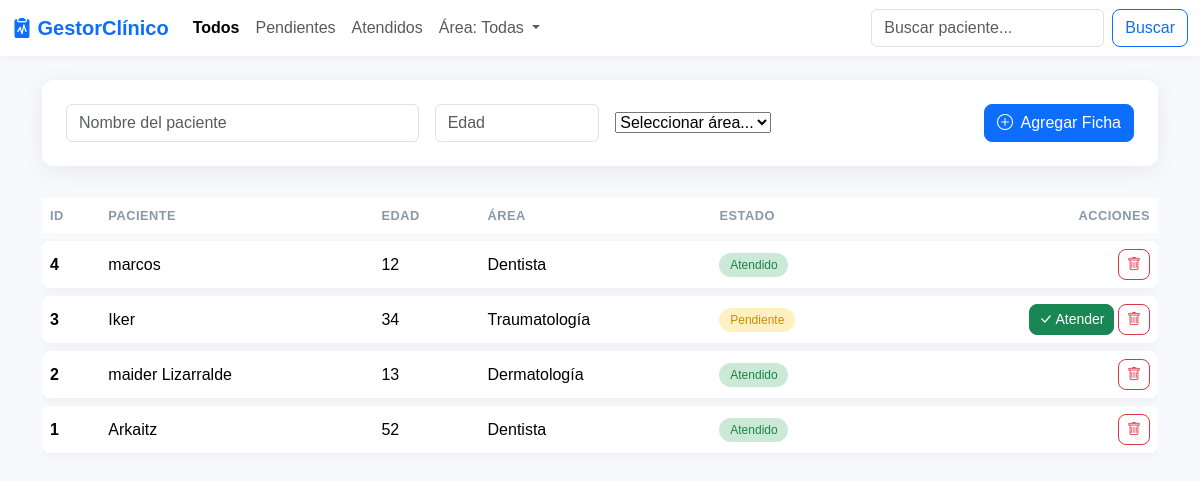
Before: / with the older database file.
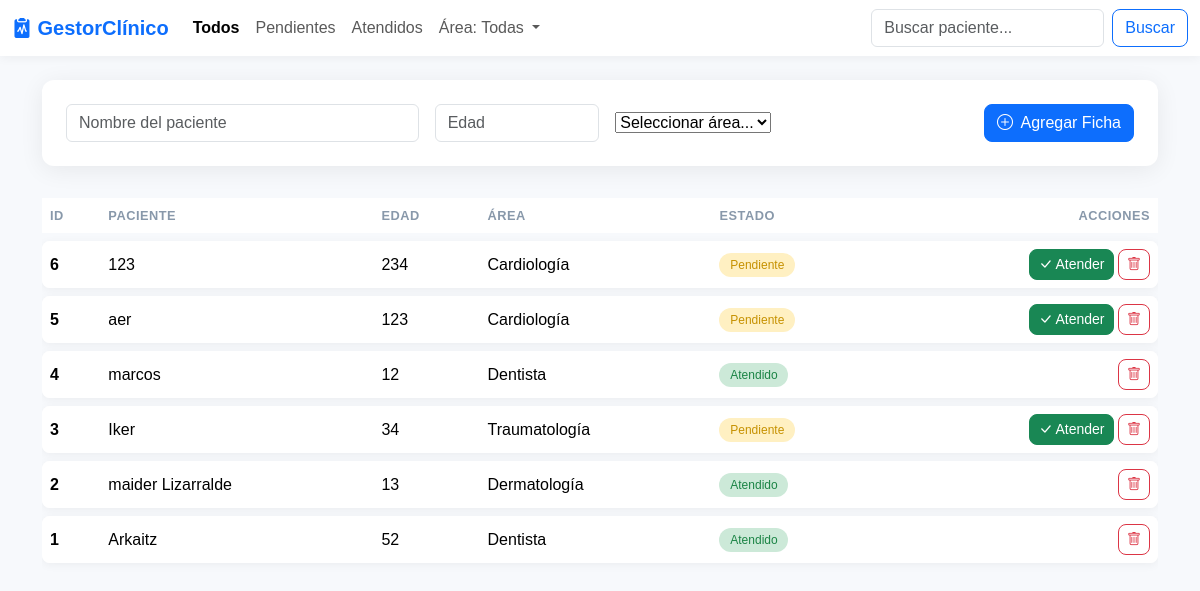
After: the same page with the newer database file.
### tables this page shows
CREATE TABLE pacientes (
            id INTEGER PRIMARY KEY AUTOINCREMENT,
            nombre TEXT NOT NULL,
            edad INTEGER,
            estado TEXT NOT NULL DEFAULT 'Pendiente',
            area_id INTEGER,
            FOREIGN KEY (area_id) REFERENCES areas (id)
        );

CREATE TABLE areas (
            id INTEGER PRIMARY KEY AUTOINCREMENT,
            nombre TEXT NOT NULL UNIQUE
        );

### app.py (the view, shortened to what this page needs)
@app.route('/', methods=['GET', 'POST'])
def index():
    mensaje_error = None  # Esto va a guardar el mensaje si hay algún error
    estado_filtro = request.args.get('estado', 'Todas')
    area_filtro = request.args.get('area', 'Todas')
    nombre_busqueda = request.args.get('busqueda', '')
    pacientes = database.get_pacientes(estado_filtro, area_filtro, nombre_busqueda)
    areas = database.get_areas()
    return render_template('index.html',
                           pacientes=pacientes,
                           areas=areas,
                           estado_actual=estado_filtro,
                           area_actual=area_filtro,
                           busqueda_actual=nombre_busqueda,
                           mensaje_error=mensaje_error)  # Pasamos el mensaje a la plantilla

### database.py (called while the page is built)
def get_db():
    conn = sqlite3.connect(DATABASE)
    conn.row_factory = sqlite3.Row  # Esto permite acceder a los datos como si fueran diccionarios
    return conn

def get_areas():
    db = get_db()
    cursor = db.cursor()
    cursor.execute("SELECT id, nombre FROM areas ORDER BY nombre")
    areas = cursor.fetchall()  # Trae todos los resultados
    db.close()
    return areas

### templates/index.html (shortened to what this page needs)
<!DOCTYPE html>
<html lang="es">
<head>
    <link href="https://cdn.jsdelivr.net/npm/bootstrap@5.3.3/dist/css/bootstrap.min.css" rel="stylesheet">
    <link rel="stylesheet" href="https://cdn.jsdelivr.net/npm/bootstrap-icons@1.11.3/font/bootstrap-icons.min.css">
    <link href="https://cdn.jsdelivr.net/npm/tom-select@2.3.1/dist/css/tom-select.bootstrap5.css" rel="stylesheet">
    <link rel="stylesheet" href="../static/css/style.css">
</head>
<body>
    <nav class="navbar navbar-expand-lg sticky-top">
        <div class="container-fluid">
            <a class="navbar-brand" href="{{ url_for('index') }}">
                <i class="bi bi-clipboard2-pulse-fill"></i> GestorClínico
            </a>
            <div class="collapse navbar-collapse">
                <ul class="navbar-nav me-auto mb-2 mb-lg-0">
                    <li class="nav-item">
                        <a class="nav-link {% if estado_actual == 'Todas' and area_actual == 'Todas' and not busqueda_actual %}active fw-bold{% endif %}" href="{{ url_for('index') }}">Todos</a>
                    </li>
                    <li class="nav-item">
                        <a class="nav-link {% if estado_actual == 'Pendiente' %}active fw-bold{% endif %}" href="{{ url_for('index', estado='Pendiente', area=area_actual) }}">Pendientes</a>
                    </li>
                    <li class="nav-item">
                        <a class="nav-link {% if estado_actual == 'Atendido' %}active fw-bold{% endif %}" href="{{ url_for('index', estado='Atendido', area=area_actual) }}">Atendidos</a>
                    </li>
                    <li class="nav-item dropdown">
                        <a class="nav-link dropdown-toggle {% if area_actual != 'Todas' %}active fw-bold{% endif %}" href="#" role="button" data-bs-toggle="dropdown">
                            Área: {{ area_actual }}
                        </a>
                    </li>
                </ul>
                <form action="{{ url_for('index') }}" method="GET" class="d-flex" role="search">
                    <input class="form-control me-2" type="search" name="busqueda" placeholder="Buscar paciente..." value="{{ busqueda_actual }}">
                    <button class="btn btn-outline-primary" type="submit">Buscar</button>
                </form>
            </div>
        </div>
    </nav>
    <div class="container mt-4">
        <div class="card mb-4">
            <div class="card-body p-4">
                <form action="{{ url_for('index') }}" method="POST" class="row g-3 align-items-center">
                    <div class="col-md">
                        <input type="text" name="nombre" class="form-control" placeholder="Nombre del paciente" required>
                    </div>
                    <div class="col-md-2">
                        <input type="number" name="edad" class="form-control" placeholder="Edad" required min="0" max="120">
                    </div>
                    <div class="col-md">
                        <select id="select-area" name="area_id" placeholder="Seleccionar área..." required>
                            <option value="">Seleccionar área...</option>
                        </select>
                    </div>
                    <div class="col-md-auto">
                        <button type="submit" class="btn btn-primary w-100">
                            <i class="bi bi-plus-circle me-1"></i> Agregar Ficha
                        </button>
                    </div>
                </form>
            </div>
        </div>
        <div class="table-responsive">
            <table class="table">
                <thead>
                    <tr>
                        <th>ID</th>
                        <th>Paciente</th>
                        <th>Edad</th>
                        <th>Área</th>
                        <th>Estado</th>
                        <th class="text-end">Acciones</th>
                    </tr>
                </thead>
                <tbody>
                    {% for paciente in pacientes %}
                    <tr>
                        <td><span class="fw-bold">{{ paciente.id }}</span></td>
                        <td>{{ paciente.nombre }}</td>
                        <td>{{ paciente.edad }}</td>
                        <td>{{ paciente.area }}</td>
                        <td>
                            {% if paciente.estado == 'Pendiente' %}
                                <span class="badge rounded-pill bg-warning">{{ paciente.estado }}</span>
                            {% else %}
                                <span class="badge rounded-pill bg-success">{{ paciente.estado }}</span>
                            {% endif %}
                        </td>
                        <td class="text-end">
                            {% if paciente.estado == 'Pendiente' %}
                            <a href="{{ url_for('atender', id=paciente.id) }}" class="btn btn-success btn-sm">
                                <i class="bi bi-check-lg"></i> Atender
                            </a>
                            {% endif %}
                            <a href="{{ url_for('eliminar', id=paciente.id) }}" class="btn btn-outline-danger btn-sm" onclick="return confirm('¿Estás seguro?')">
                                <i class="bi bi-trash"></i>
                            </a>
                        </td>
                    </tr>
                    {% endfor %}
                </tbody>
            </table>
        </div>
    </div>
</body>
</html>

### static/css/style.css (style rules this page uses)
:root { --primary-color: #0d6efd; --light-gray: #f7f9fc; --border-color: #e9ecef; --text-color: #495057; }
body { background-color: var(--light-gray); font-family: "Poppins", sans-serif; color: var(--text-color); }
.navbar { background-color: #ffffff; box-shadow: 0 2px 10px rgba(0, 0, 0, 0.05); }
.navbar-brand { font-weight: 600; color: var(--primary-color) !important; }
.card { border: none; border-radius: 12px; box-shadow: 0 4px 25px rgba(0, 0, 0, 0.07); }
.table { border-collapse: separate; border-spacing: 0 8px; }
.table thead th { border: none; text-transform: uppercase; font-size: 0.8rem; font-weight: 600; letter-spacing: 0.5px; color: #8898aa; }
.table tbody tr { background-color: #ffffff; border-radius: 8px; box-shadow: 0 2px 10px rgba(0, 0, 0, 0.05); transition: transform 0.2s ease, box-shadow 0.2s ease; }
.table td, .table th { border: none; vertical-align: middle; }
.table tbody td:first-child { border-top-left-radius: 8px; border-bottom-left-radius: 8px; }
.table tbody td:last-child { border-top-right-radius: 8px; border-bottom-right-radius: 8px; }
.badge { font-weight: 500; padding: 0.5em 0.9em; }
.badge.bg-warning { background-color: #fff0c2 !important; color: #c69100 !important; }
.badge.bg-success { background-color: #cce9d8 !important; color: #1b8445 !important; }
.btn { border-radius: 8px; font-weight: 500; transition: all 0.2s ease; }

Changed rows visible on the page:
added pacientes: id "6", nombre "123", edad "234", area "Cardiología", estado "Pendiente"
added pacientes: id "5", nombre "aer", edad "123", area "Cardiología", estado "Pendiente"
